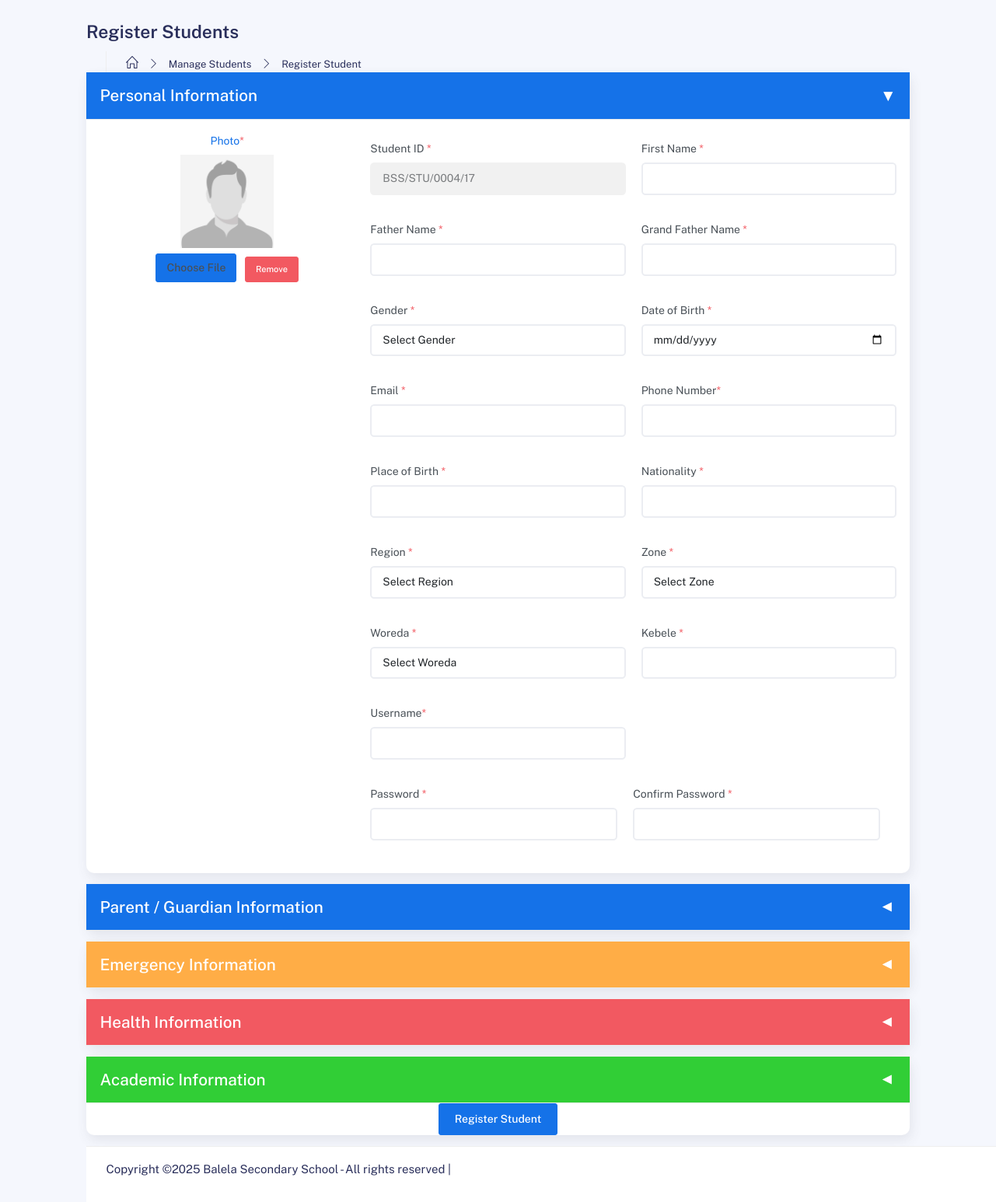
Before: /Director/register_student.php with the older database file.
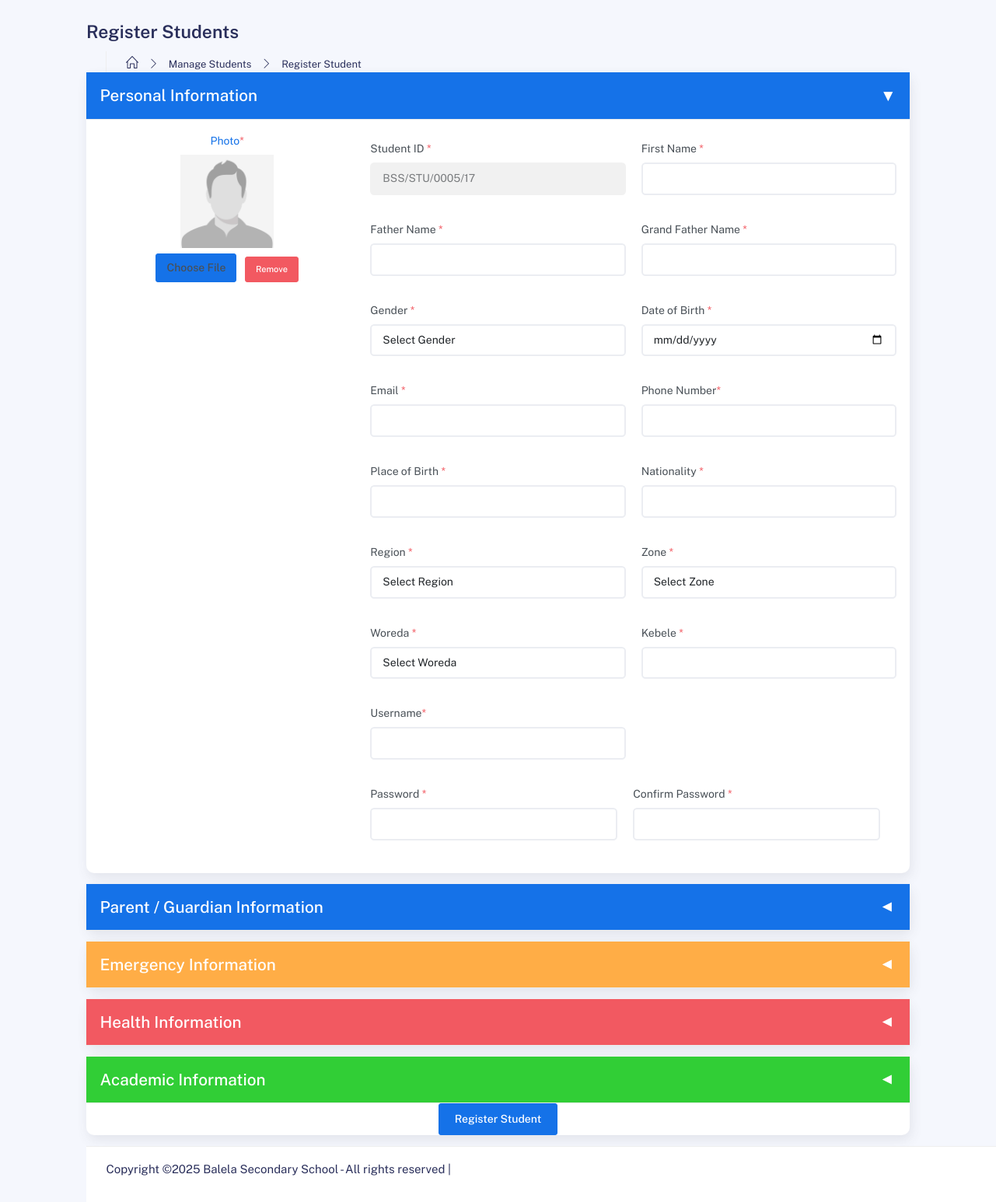
After: the same page with the newer database file.
### tables this page shows
CREATE TABLE IF NOT EXISTS `students` (
  `sid` int NOT NULL AUTO_INCREMENT,
  `student_photo` varchar(250) NOT NULL,
  `student_id` varchar(50) NOT NULL,
  `first_name` varchar(100) NOT NULL,
  `father_name` varchar(100) NOT NULL,
  `grand_father_name` varchar(100) NOT NULL,
  `gender` varchar(20) NOT NULL,
  `dob` date NOT NULL,
  `email` varchar(150) NOT NULL,
  `phone` varchar(20) NOT NULL,
  `birth_place` varchar(150) NOT NULL,
  `nationality` varchar(100) NOT NULL,
  `region` int NOT NULL,
  `zone` int DEFAULT NULL,
  `woreda` int DEFAULT NULL,
  `kebele` varchar(100) NOT NULL,
  `username` varchar(50) NOT NULL,
  `password` varchar(255) NOT NULL,
  `mother_name` varchar(100) DEFAULT NULL,
  `father_contact` varchar(20) DEFAULT NULL,
  `mother_contact` varchar(20) DEFAULT NULL,
  `father_occupation` varchar(100) DEFAULT NULL,
  `mother_occupation` varchar(100) DEFAULT NULL,
  `emergency_contact_name` varchar(100) DEFAULT NULL,
  `emergency_contact_phone` varchar(20) DEFAULT NULL,
  `blood_group` varchar(10) DEFAULT NULL,
  `medical_condition` varchar(50) DEFAULT NULL,
  `other_condition` varchar(100) DEFAULT NULL,
  `disabilities` varchar(20) DEFAULT NULL,
  `previous_school` varchar(150) DEFAULT NULL,
  `previous_documents` varchar(250) DEFAULT NULL,
  `created_at` timestamp NULL DEFAULT CURRENT_TIMESTAMP,
  PRIMARY KEY (`sid`),
  UNIQUE KEY `student_id` (`student_id`),
  UNIQUE KEY `username` (`username`)
);

### connection/function.php (called while the page is built, shortened)
<?php
include 'connection.php';
function getNextIdNumber() {
    global $conn;
    $query = "SELECT student_id FROM students ORDER BY Student_id DESC LIMIT 1";
    $result = mysqli_query($conn, $query);
    $gregorianYear = date("Y");
    $month = (int)date("n");
    $ethiopianYear = $gregorianYear - 7;
    if ($month < 9) {
        $ethiopianYear -= 1;
    }
    $prefix = "BSS/STU/";
    $newNumber = 1;
    if ($result && mysqli_num_rows($result) > 0) {
        $row = mysqli_fetch_assoc($result);
        $lastId = $row['student_id'];
        $parts = explode("/", $lastId);
        if (count($parts) === 4) {
            $newNumber = (int)$parts[2] + 1;
        }
    }
    $paddedNumber = str_pad($newNumber, 4, "0", STR_PAD_LEFT);
    return $prefix . $paddedNumber . "/" . substr($ethiopianYear, -2);
}
?>

### Director/register_student.php (the view, shortened to what the changed rows need)
<?php
include('directorHeader.php');
$generatedId = getNextIdNumber();
?>
<div class="container">
  <div class="page-inner">
<div class="main-content">
  <section class="section">
    <form action="" method="POST" enctype="multipart/form-data" id="studentForm">
      <div class="card mb-3">
        <div class="collapse show" id="personalInfo">
          <div class="card-body">
            <div class="row">
              <div class="col-lg-8">
                <div class="row">
                  <div class="form-group col-12 col-md-6 mb-3">
                    <label for="student_id">Student ID <span class="text-danger">*</span></label>
                    <input id="student_id" type="text" class="form-control" name="student_id" value="<?php echo htmlspecialchars($generatedId); ?>" readonly/>
                  </div>
                </div>
              </div>
            </div>
          </div>
        </div>
      </div>
    </form>
  </section>
</div>
<?php
include('../admin/footer.php');
?>

Changed rows visible on the page:
no longer on this page (row unchanged): students: student_id "BSS/STU/0004/17"
added students: student_id "BSS/STU/0005/17"
